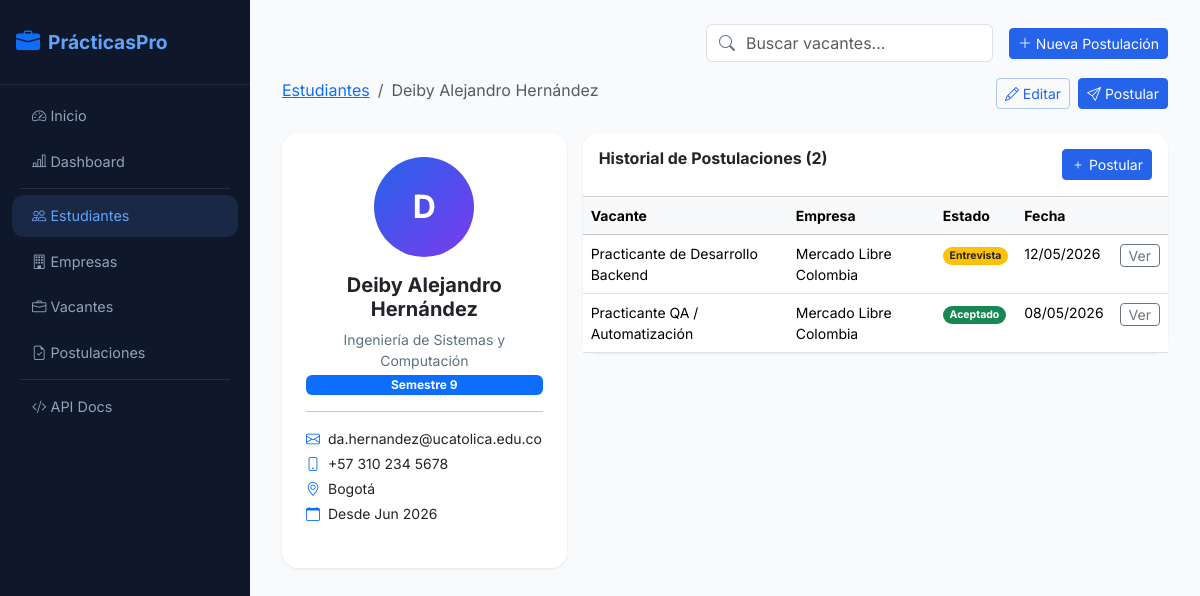
Page /estudiantes/1 on the committed database.
### app/models/models.py (models this page shows)
class Estudiante(Base):
    __tablename__ = "estudiantes"
    id           = Column(Integer, primary_key=True, index=True)
    nombre       = Column(String(100), nullable=False)
    correo       = Column(String(150), unique=True, nullable=False, index=True)
    semestre     = Column(Integer, nullable=False)
    programa     = Column(String(100), default="Ingeniería de Sistemas")
    telefono     = Column(String(20))
    ciudad       = Column(String(80), default="Bogotá")
    foto_perfil  = Column(String(500))
    hoja_vida    = Column(String(500))   # PDF en Cloudinary
    activo       = Column(Boolean, default=True)
    created_at   = Column(DateTime, default=datetime.utcnow)
    updated_at   = Column(DateTime, default=datetime.utcnow, onupdate=datetime.utcnow)
    postulaciones = relationship("Postulacion", back_populates="estudiante", cascade="all, delete-orphan")

class Postulacion(Base):
    __tablename__ = "postulaciones"
    id              = Column(Integer, primary_key=True, index=True)
    estudiante_id   = Column(Integer, ForeignKey("estudiantes.id"), nullable=False)
    vacante_id      = Column(Integer, ForeignKey("vacantes.id"), nullable=False)
    estado          = Column(SAEnum(EstadoPostulacionEnum), default=EstadoPostulacionEnum.pendiente)
    carta_motivacion = Column(Text)
    notas_evaluador  = Column(Text)
    fecha_postulacion = Column(DateTime, default=datetime.utcnow)
    updated_at       = Column(DateTime, default=datetime.utcnow, onupdate=datetime.utcnow)
    estudiante  = relationship("Estudiante", back_populates="postulaciones")
    vacante     = relationship("Vacante", back_populates="postulaciones")

class Vacante(Base):
    __tablename__ = "vacantes"
    id           = Column(Integer, primary_key=True, index=True)
    titulo       = Column(String(150), nullable=False, index=True)
    descripcion  = Column(Text, nullable=False)
    requisitos   = Column(Text)
    salario      = Column(Numeric(12, 2))
    modalidad    = Column(SAEnum(ModalidadEnum), nullable=False)
    duracion_meses = Column(Integer, default=6)
    cupos        = Column(Integer, default=1)
    activa       = Column(Boolean, default=True)
    empresa_id   = Column(Integer, ForeignKey("empresas.id"), nullable=False)
    created_at   = Column(DateTime, default=datetime.utcnow)
    updated_at   = Column(DateTime, default=datetime.utcnow, onupdate=datetime.utcnow)
    empresa      = relationship("Empresa", back_populates="vacantes")
    postulaciones = relationship("Postulacion", back_populates="vacante", cascade="all, delete-orphan")

class Empresa(Base):
    __tablename__ = "empresas"
    id          = Column(Integer, primary_key=True, index=True)
    nombre      = Column(String(150), nullable=False, index=True)
    nit         = Column(String(20), unique=True, nullable=False)
    sector      = Column(SAEnum(SectorEnum), nullable=False)
    ciudad      = Column(String(80), nullable=False)
    direccion   = Column(String(200))
    sitio_web   = Column(String(200))
    descripcion = Column(Text)
    logo        = Column(String(500))   # URL Cloudinary
    contacto_nombre = Column(String(100))
    contacto_email  = Column(String(150))
    activo      = Column(Boolean, default=True)
    created_at  = Column(DateTime, default=datetime.utcnow)
    updated_at  = Column(DateTime, default=datetime.utcnow, onupdate=datetime.utcnow)
    vacantes    = relationship("Vacante", back_populates="empresa", cascade="all, delete-orphan")

### app/routers/estudiantes.py (the view)
@router.get("/{id}", response_class=HTMLResponse, summary="Detalle de estudiante")
async def detalle_estudiante(request: Request, id: int, db: Session = Depends(get_db)):
    estudiante = EstudianteRepository.obtener(db, id)
    if not estudiante:
        raise HTTPException(status_code=404, detail="Estudiante no encontrado")
    return templates.TemplateResponse("estudiantes/detalle.html", {
        "request": request,
        "estudiante": estudiante,
    })

### app/templates/estudiantes/detalle.html (shortened to what this page needs)
{% extends "partials/base.html" %}
{% block content %}
<div class="mb-4 d-flex justify-content-between align-items-start">
  <nav aria-label="breadcrumb">
    <ol class="breadcrumb mb-1">
      <li class="breadcrumb-item"><a href="/estudiantes/">Estudiantes</a></li>
      <li class="breadcrumb-item active">{{ estudiante.nombre }}</li>
    </ol>
  </nav>
  <div class="d-flex gap-2">
    <a href="/estudiantes/{{ estudiante.id }}/editar" class="btn btn-outline-primary btn-sm"><i class="bi bi-pencil"></i> Editar</a>
    <a href="/postulaciones/nueva/form?estudiante_id={{ estudiante.id }}" class="btn btn-primary btn-sm"><i class="bi bi-send"></i> Postular</a>
  </div>
</div>
<div class="row g-3">
  <div class="col-md-4">
    <div class="card p-4 text-center">
      {% if estudiante.foto_perfil %}
      <img src="{{ estudiante.foto_perfil }}" class="rounded-circle mx-auto d-block mb-3"
           width="100" height="100" style="object-fit:cover" />
      {% else %}
      <div class="avatar-circle mx-auto mb-3" style="width:100px;height:100px;font-size:2rem">
        {{ estudiante.nombre[0] }}
      </div>
      {% endif %}
      <h5 class="fw-bold">{{ estudiante.nombre }}</h5>
      <p class="text-muted small mb-1">{{ estudiante.programa }}</p>
      <span class="badge bg-primary">Semestre {{ estudiante.semestre }}</span>
      <hr />
      <ul class="list-unstyled text-start small">
        <li class="mb-1"><i class="bi bi-envelope text-primary me-2"></i>{{ estudiante.correo }}</li>
        {% if estudiante.telefono %}
        <li class="mb-1"><i class="bi bi-phone text-primary me-2"></i>{{ estudiante.telefono }}</li>
        {% endif %}
        <li class="mb-1"><i class="bi bi-geo-alt text-primary me-2"></i>{{ estudiante.ciudad }}</li>
        <li class="mb-1"><i class="bi bi-calendar text-primary me-2"></i>Desde {{ estudiante.created_at.strftime('%b %Y') }}</li>
      </ul>
    </div>
  </div>
  <div class="col-md-8">
    <div class="card">
      <div class="card-header bg-white py-3 d-flex justify-content-between">
        <h6 class="fw-bold mb-0">Historial de Postulaciones ({{ estudiante.postulaciones | length }})</h6>
        <a href="/postulaciones/nueva/form?estudiante_id={{ estudiante.id }}" class="btn btn-sm btn-primary">
          <i class="bi bi-plus"></i> Postular
        </a>
      </div>
      <div class="table-responsive">
        <table class="table table-hover mb-0 small">
          <thead class="table-light">
            <tr><th>Vacante</th><th>Empresa</th><th>Estado</th><th>Fecha</th><th></th></tr>
          </thead>
          <tbody>
            {% for p in estudiante.postulaciones %}
            <tr>
              <td>{{ p.vacante.titulo if p.vacante else '—' }}</td>
              <td>{{ p.vacante.empresa.nombre if p.vacante and p.vacante.empresa else '—' }}</td>
              <td>
                <span class="badge rounded-pill
                  {% if p.estado.value == 'Aceptado' %}bg-success
                  {% elif p.estado.value == 'Rechazado' %}bg-danger
                  {% elif p.estado.value == 'Entrevista' %}bg-warning text-dark
                  {% elif p.estado.value == 'En Revisión' %}bg-info text-dark
                  {% else %}bg-secondary{% endif %}">
                  {{ p.estado.value }}
                </span>
              </td>
              <td>{{ p.fecha_postulacion.strftime('%d/%m/%Y') }}</td>
              <td><a href="/postulaciones/{{ p.id }}" class="btn btn-sm btn-outline-secondary py-0">Ver</a></td>
            </tr>
            {% else %}
            <tr><td colspan="5" class="text-center text-muted py-3">Sin postulaciones</td></tr>
            {% endfor %}
          </tbody>
        </table>
      </div>
    </div>
  </div>
</div>
{% endblock %}

### app/static/css/custom.css (style rules this page uses)
:root { --pp-primary: #2563eb; --pp-secondary: #6d28d9; --pp-surface: #ffffff; --pp-surface-alt: #f8fbff; --pp-text: #0f172a; --pp-muted: #64748b; --pp-border: rgba(37, 99, 235, 0.12); }
body { font-family: 'Inter', sans-serif; background: linear-gradient(180deg, #f8fbff 0%, #eef2ff 100%); color: var(--pp-text); }
.card, .hero-card, .overview-card { border-radius: 1.35rem; box-shadow: 0 22px 60px rgba(15, 23, 42, 0.08); border: 1px solid rgba(148, 163, 184, 0.12); }
.btn-primary { background-color: var(--pp-primary); border-color: var(--pp-primary); }
.btn-outline-primary { color: var(--pp-primary); border-color: rgba(37, 99, 235, 0.35); }
.text-muted { color: #5b7280 !important; }

### app/templates/partials/base.html (style rules this page uses)
:root { --pp-primary: #2563eb; --pp-secondary: #7c3aed; --pp-success: #059669; --pp-warning: #d97706; --pp-danger: #dc2626; --pp-dark: #0f172a; --pp-bg: #f8fafc; }
body { font-family: 'Inter', sans-serif; background: var(--pp-bg); color: #1e293b; }
.card { border: none; border-radius: 1rem; box-shadow: 0 1px 3px rgba(0,0,0,.08); }
.card-header { border-radius: 1rem 1rem 0 0 !important; font-weight: 600; }
.avatar-circle { width: 56px; height: 56px; border-radius: 50%; background: linear-gradient(135deg, var(--pp-primary), var(--pp-secondary)); display: flex; align-items: center; justify-content: center; color: white; font-weight: 700; font-size: 1.3rem; }

### rows in the picture
Estudiante: nombre "Deiby Alejandro Hernández", nombre "D", programa "Ingeniería de Sistemas y Computación", semestre "9", correo "da.hernandez@ucatolica.edu.co", telefono "+57 310 234 5678", ciudad "Bogotá", created_at "Jun 2026"
Postulacion: vacante "Practicante de Desarrollo Backend", vacante.empresa "Mercado Libre Colombia", estado.value "Entrevista", fecha_postulacion "12/05/2026"
Postulacion: vacante "Practicante QA / Automatización", vacante.empresa "Mercado Libre Colombia", estado.value "Aceptado", fecha_postulacion "08/05/2026"

### other values in the picture
{{ estudiante.postulaciones | length }} "2"
